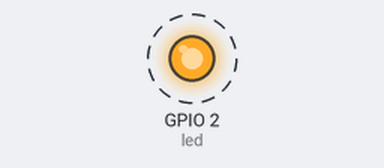
The program below on a simulated ESP32 board running MicroPython. Shown: output pins drawn as LEDs (lit = HIGH). Dashed ring = blinking.

Above: at 0.2 s.
Timing chart, 0 to 3.0 s (numbered marks = the images above):
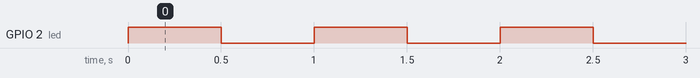

The program:

blinkesp32.py
```python
#Led Pin is at pin 2 of esp32
from machine import Pin
import time
# =====================================================================

led = Pin(2,Pin.OUT)
while True:
    led(1)
    time.sleep(0.5)
    led(0)
    time.sleep(0.5)
```

Measured:
- by itself, GPIO 2 (led): alternates HIGH for 0.50 s and LOW for 0.50 s
